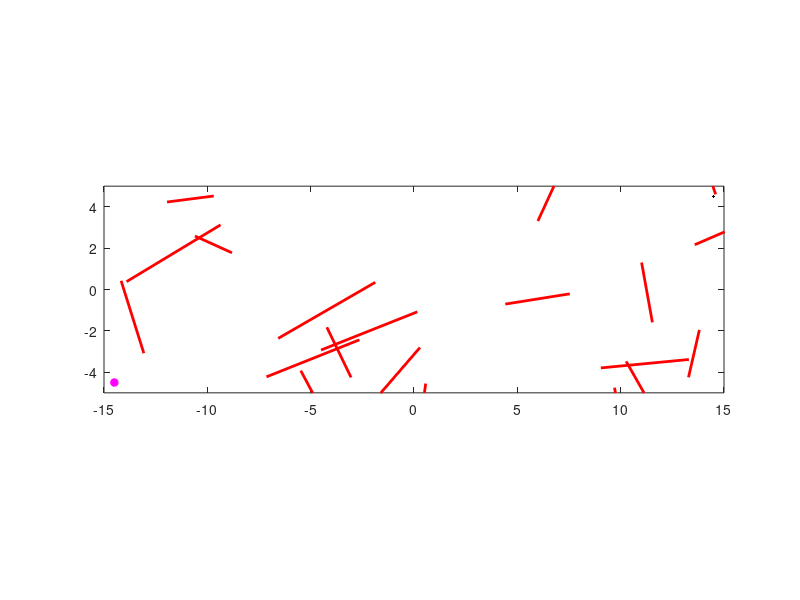

Here is the MATLAB script that generated this plot: (Note: this script raises an error after producing the figure.)
% simple straight line RRT for fun
% v2 - each expansion is the same length
% v3 - tree from both start and finish
% v4 - just expand each tree, don't try to connect to nearest
% v5 - keeps going instead of stopping as soon as 1st path found

close all
clear all

% initial and target positions
xF = [-14.5;-4.5];
x0 = [14.5;4.5];

% distance for each expansion
dMove = 0.3;

% operating box [xLo yLo xHi yHi]
worldBox = [-15 -5 15 5];

% finishing tolerance
dTol = 10*dMove;

% wall locations [x1 y1 x2 y2]
wallsPots = [-1 1 1 1;
    -1 -1 1 -1;
    -1 1 -1 -1;
    1 1 1 0;
    0 0 1 0;
    -4 1 -2 1;
    -4 -1 -2 -1;
    -4 0 -4 -1;
    -2 -1 -2 1;
    -4 0 -3 0];

%walls = [-2 -1 -2 1];

wallsRand = (2*rand(20,4)-1)*[15 0 15 0;
                          0 5  0 5;
                          0 0  5 0;
                          0 0  0 5];

wallsZigzag = [(-10:5:10)' 3.1*sin((-10:5:10)'*pi/10)+3 (-10:5:10)' 3.1*sin((-10:5:10)'*pi/10)-3];

walls = wallsRand;
%walls = wallsZigzag;

% number of walls
nWalls = size(walls,1);

% initialise node and arc list
nodesS=x0;
arcsS=[1;1];
costsS=0;

% running progress plot
plotFlag=1;
%figure
plot(walls(:,[1 3])',walls(:,[2 4])','r','LineWidth',2)
axis equal
axis(worldBox([1 3 2 4]))
hold on
% placeholder for incumbent plot
plot(xF(1),xF(2),'m*','LineWidth',2)
hPath = plot(x0(1),x0(2),'k.','LineWidth',2);
incumb = inf;
pathCount=0;

% loop
for ii=1:200000,
    
    % default - not finished
    finFlag=0;
    
    % new node to aim for
    targNode = worldBox(1:2)'+rand(2,1).*(worldBox(3:4)'-worldBox(1:2)');
    
    % expand S tree towards it
    [newNode,closestNode,nodesS,arcsS,costsS] = expandTree(targNode,nodesS,arcsS,costsS,walls,dMove);
    
    % if node was added
    if ~isempty(newNode),
        
        % plot progress
        if exist('plotFlag','var'),
            if plotFlag>0,
                plot([newNode(1) nodesS(1,closestNode)],[newNode(2) nodesS(2,closestNode)],'g','LineWidth',2)
                title(sprintf('Iter %i',ii))
                drawnow
            end
        end
        
        % find closest distance to other tree
        [minDist,minNode]=distFromTree(newNode,xF);
        
        % check for end - first see if close
        if minDist<dTol,
            % then check visibility
            if isVisible(newNode,xF,walls)==1,
            %if isVisibleMex(newNode,nodesF(:,minNode),walls')==1,
                % end nodes are newest and closest on other tree
                endNodeS = size(nodesS,2);
                pathLength = costsS(endNodeS)+minDist;
                % made it
                finFlag=1;
            end
        end
        
    end
    
    if finFlag==1,
        
        %break
        
        if pathLength<incumb,
            incumb=pathLength;
            
            delete(hPath)
            
            % path through start tree
            nodePathS = pathToNode(arcsS,endNodeS);
            
            % combine and plot
            pathNodes = [nodesS(:,nodePathS(end:-1:1)) xF];
            hPath=plot(pathNodes(1,:),pathNodes(2,:),'k','LineWidth',2);
            
            pathCount = pathCount+1;
            if pathCount>0,
                break
            end
            
        end
        
    end
    
end

pause(2)
return

% final plot
cla
hold on
plot([nodesS(1,arcsS(1,:));nodesS(1,arcsS(2,:))],[nodesS(2,arcsS(1,:));nodesS(2,arcsS(2,:))],'g')
plot([nodesF(1,arcsF(1,:));nodesF(1,arcsF(2,:))],[nodesF(2,arcsF(1,:));nodesF(2,arcsF(2,:))],'c')
plot(walls(:,[1 3])',walls(:,[2 4])','r')

% stop here if failed to find it
if finFlag==0,
    return
end

% prepare to plot path
hold on

% path through end tree
nodePathF = pathToNode(arcsF,endNodeF);
plot(nodesF(1,nodePathF),nodesF(2,nodePathF),'k')

% path through start tree
nodePathS = pathToNode(arcsS,endNodeS);
plot(nodesS(1,nodePathS),nodesS(2,nodePathS),'k')

% link the two
plot([nodesS(1,endNodeS) nodesF(1,endNodeF)],[nodesS(2,endNodeS) nodesF(2,endNodeF)],'k')
